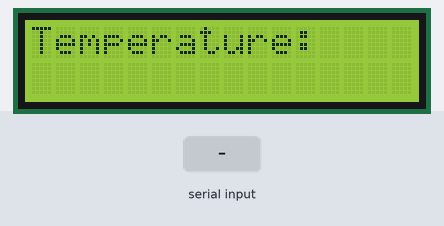
Simulated run of this sketch. Board: Arduino Uno, built with avr-gcc and run on an emulated ATmega328P. Parts: 16×2 character LCD. The inputs (shaded band) are chosen by the test bench.

Above: at 1.2 s.
1.3 s: "90,45\n" received over Serial
At 3.5 s:
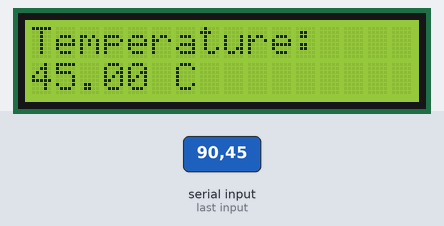
3.8 s: "30,150\n" received over Serial
At 5.5 s:
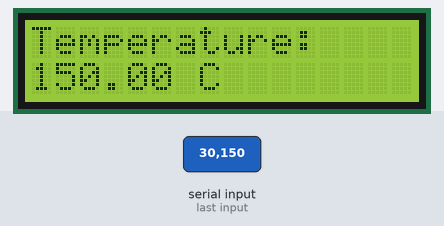
Timing chart, 0 to 7.0 s (numbered marks = the images above; inputs shaded):
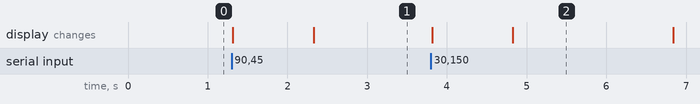

The sketch:

second.ino
```cpp
#include <Wire.h>
#include <LiquidCrystal_I2C.h>

LiquidCrystal_I2C lcd(0x27, 16, 2);

void setup() {
  Serial.begin(9600);
  lcd.init();
  lcd.backlight();
  lcd.setCursor(0, 0);
  lcd.print("Temperature: ");
}

void loop() {
  if (Serial.available() > 0) {
    float temperatureC = Serial.parseFloat();
    lcd.setCursor(0, 1);
    lcd.print(temperatureC);
    lcd.print(" C     ");
    delay(1000);
  }
}
```

Measured:
- after the input at 1.3 s, the display: first changes at once (image 1 shows a later state)
- after the input at 3.8 s, the display: first changes at once (image 2 shows a later state)
